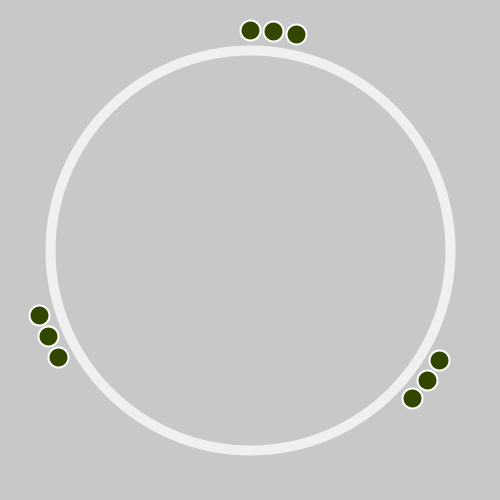
Frame 1 (no input)
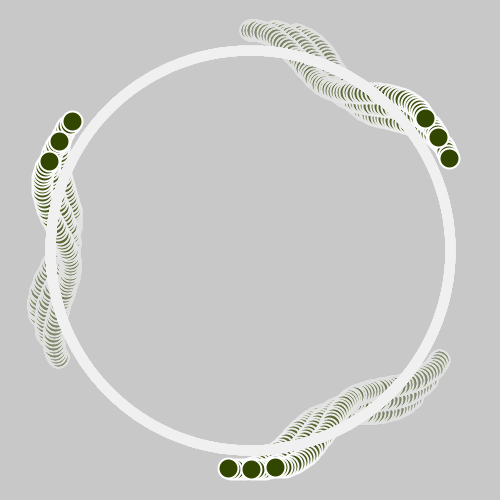
Frame 60 (the mouse pressed at the canvas centre just before this capture)
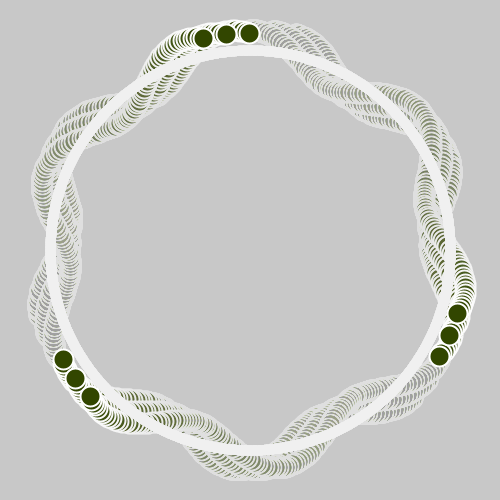
Frame 120 (the mouse held since frame 60 and released just before this capture)

The Processing sketch that drew these frames (run headless with seeded random() and noise(); from frame 60 on, the mouse is pressed at the canvas centre):

// Processing sketch: processing_74639
// ── processing_74639.pde

//import controlP5.*;
//
//ControlP5 cp5;


float counter = 270;
int frequency = 7;
int amp = 20;

float xPos;
float yPos;

Dot d1;
Dot d2;
Dot d3;
Dot d4;
Dot d5;
Dot d6;
Dot d7;
Dot d8;
Dot d9;

int myPos;
float angle;

void setup(){

  frameRate(30);
  background(200);
  size(500,500);
  smooth();
//  
//  cp5 = new ControlP5(this);
//  cp5.addSlider("frequency",1,16,7,50,50,100,10);
//  cp5.addSlider("amp",1,30,20,50,100,100,10);
  
  
    fill(0);

  
  d1 = new Dot();
  d2 = new Dot();
  d3 = new Dot();
  d4 = new Dot();
  d5 = new Dot();
  d6 = new Dot();
  d7 = new Dot();
  d8 = new Dot();
  d9 = new Dot();
}

void draw(){
  noStroke();
  fill(200,4);
  rect(0,0,500,500);
  
  pushMatrix();
  translate(250,250);
  
   noFill();
  stroke(240);
  strokeWeight(10);
  ellipse(0,0,400,400);
  
  d1.display(0);
  d2.display(6);
  d3.display(12);
  d4.display(120);
  d5.display(126);
  d6.display(132);
  d7.display(240);
  d8.display(246);
  d9.display(252);
  
 
  
  popMatrix();
}

class Dot {

  Dot(){

  }
    
    void display(int startPos) {
      myPos = startPos;
      angle = counter+myPos;
      float radius = 200;
      radius += amp*(sin(radians(counter*frequency)));
      float savedX = xPos;
      float savedY = yPos;
      xPos = radius * cos(radians(angle));
      yPos = radius * sin(radians(angle));
      fill(50,70,0);
      stroke(255);
      strokeWeight(2);
      ellipse(xPos,yPos, 20,20);
      counter += .1;
    }
  }
